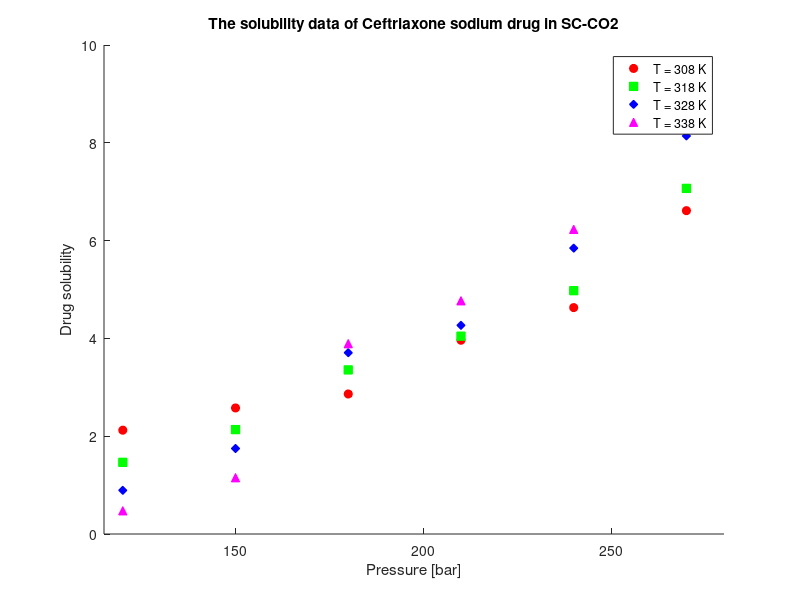
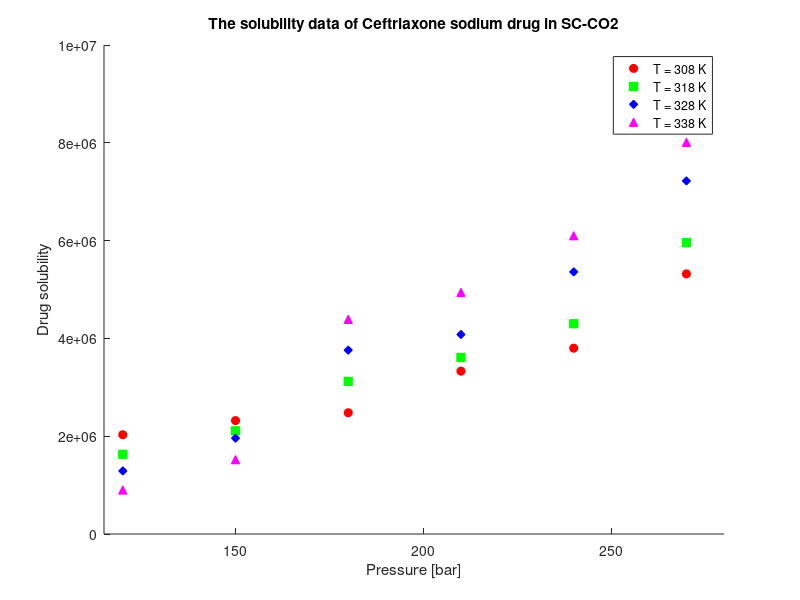

The MATLAB source for these figures, in order: (Note: this script raises an error after producing the figures.)
T_c = 253;
Mw_drug = 598.5;
Mw_CO2 = 44.01;

P = [120 150 180 210 240 270];                      % Pressure [bar]

rho_CO2 =   [769 817 849 875 896 914;
            661 744 791 824 851 872;
            509 656 725 769 802 829;
            388 557 652 710 751 783];               % Density [kg/m3]

y_1 =   [2.03 2.32 2.48 3.33 3.80 5.32;
        1.63 2.11 3.12 3.61 4.30 5.96;
        1.29 1.96 3.76 4.08 5.36 7.22;
        0.90 1.52 4.39 4.94 6.10 8.01]/10^6;        % mole fraction

y_b =   [2.03 2.32 2.48 3.33 3.80 5.32;
        1.63 2.11 3.12 3.61 4.30 5.96;
        1.29 1.96 3.76 4.08 5.36 7.22;
        0.90 1.52 4.39 4.94 6.10 8.01]*10^6;        % mole fraction

S = zeros(4,6);
for j=1:4
    for i=1:6
        S(j,i) = (rho_CO2(j,i) * y_1(j,i) * Mw_drug)/(Mw_CO2 * (1 - y_1(j,i)));
    end
end
S = S*100
% C_drug = [0.021 0.026 0.029 0.039 0.046 0.066];     % solubility or concentration [g/L]

figure(1);
hold on;
scatter(P, S(1,:), 'r', 'o', 'MarkerFaceColor', 'r');  
scatter(P, S(2,:), 'g', 's', 'MarkerFaceColor', 'g');  
scatter(P, S(3,:), 'b', 'd', 'MarkerFaceColor', 'b');  
scatter(P, S(4,:), 'm', '^', 'MarkerFaceColor', 'm');  

xlabel('Pressure [bar]');
ylabel('Drug solubility');
title('The solubility data of Ceftriaxone sodium drug in SC-CO2');

legend('T = 308 K', 'T = 318 K', 'T = 328 K', 'T = 338 K');
xlim([115 280]);

figure(2);
hold on;
scatter(P, y_b(1,:), 'r', 'o', 'MarkerFaceColor', 'r');  
scatter(P, y_b(2,:), 'g', 's', 'MarkerFaceColor', 'g');  
scatter(P, y_b(3,:), 'b', 'd', 'MarkerFaceColor', 'b');  
scatter(P, y_b(4,:), 'm', '^', 'MarkerFaceColor', 'm');  

xlabel('Pressure [bar]');
ylabel('Drug solubility');
title('The solubility data of Ceftriaxone sodium drug in SC-CO2');

legend('T = 308 K', 'T = 318 K', 'T = 328 K', 'T = 338 K');
xlim([115 280]);
ytickformat('%.2f');
